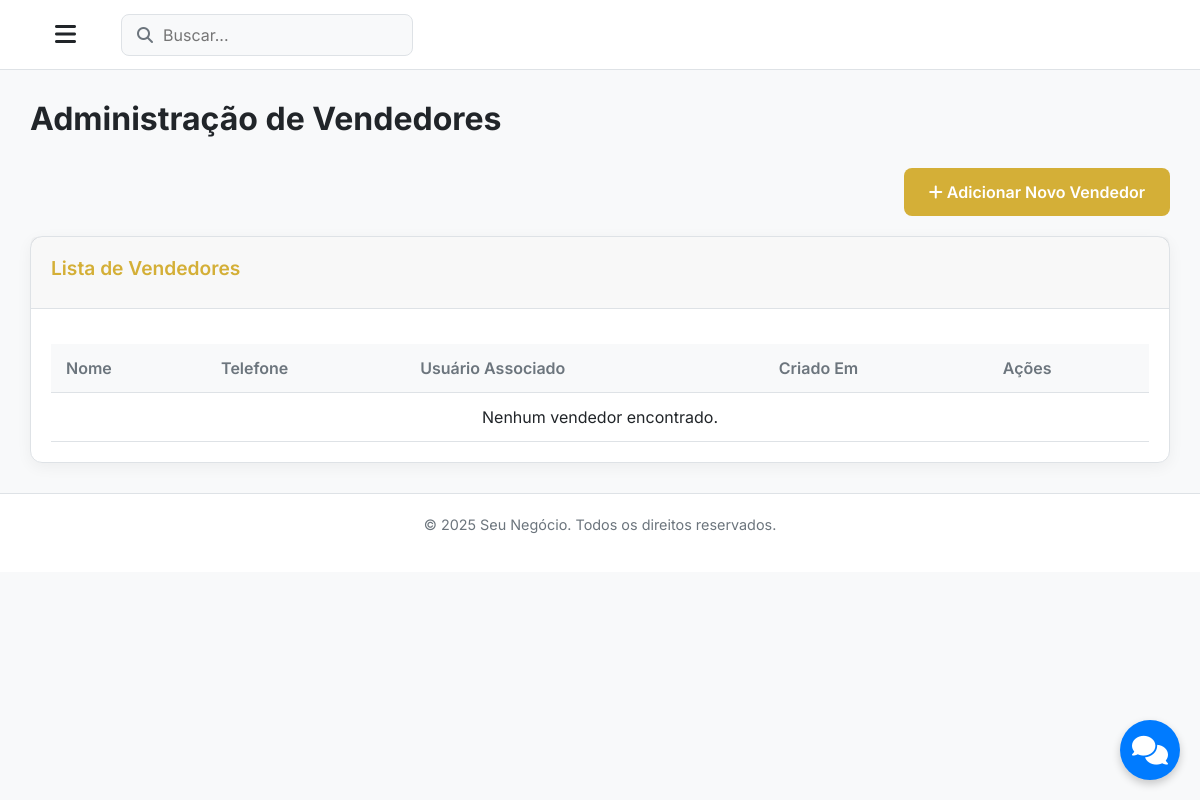
Before: /project/vendors/ (signed in) with the older database file.
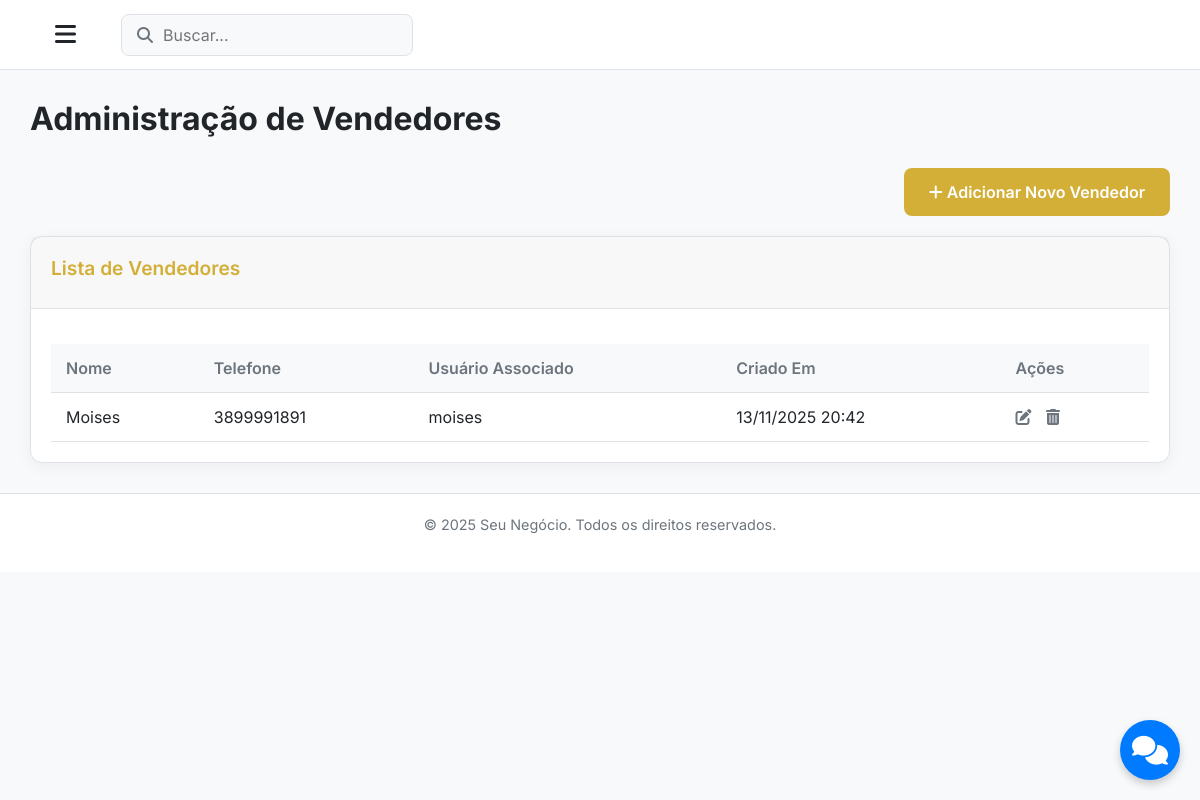
After: the same page with the newer database file.
### project/models.py (models this page shows, shortened)
class Vendor(models.Model):
    user = models.OneToOneField(settings.AUTH_USER_MODEL, on_delete=models.CASCADE, related_name='vendor_profile', null=True, blank=True)
    name = models.CharField('nome', max_length=200)
    phone = models.CharField('telefone', max_length=30, blank=True)
    profile_image = models.ImageField('imagem de perfil', upload_to=vendor_profile_image_upload_to, blank=True, null=True, validators=[FileExtensionValidator(allowed_extensions=['jpg', 'jpeg', 'png', 'webp'])])
    created_at = models.DateTimeField(default=timezone.now)
    class Meta:
        verbose_name = 'Vendedor'
        verbose_name_plural = 'Vendedores'

### project/views.py (the view)
# urls.py: path('vendors/', vendor_list_view, name='vendor_list'),
@login_required
def vendor_list_view(request):
    vendors = Vendor.objects.all().order_by('-created_at')
    context = {
        'vendors': vendors,
        'page_title': 'Administração de Vendedores'
    }
    return render(request, 'vendor_list.html', context)

### templates/vendor_list.html (shortened to what this page needs)
{% extends "base.html" %}
{% load static %}
{% block content %}
<h2 class="page-title">{{ page_title }}</h2>
<div class="content-header-actions">
    <a href="/admin/project/vendor/add/" target="_blank" class="btn btn-primary">
        <i class="fas fa-plus"></i> Adicionar Novo Vendedor
    </a>
</div>
<div class="card">
    <div class="card-header">
        <h3>Lista de Vendedores</h3>
    </div>
    <div class="card-body">
        <div class="table-responsive">
            <table>
                <thead>
                    <tr>
                        <th>Nome</th>
                        <th>Telefone</th>
                        <th>Usuário Associado</th>
                        <th>Criado Em</th>
                        <th>Ações</th>
                    </tr>
                </thead>
                <tbody>
                    {% for vendor in vendors %}
                    <tr>
                        <td>{{ vendor.name }}</td>
                        <td>{{ vendor.phone|default:"N/A" }}</td>
                        <td>{{ vendor.user.username|default:"N/A" }}</td>
                        <td>{{ vendor.created_at|date:"d/m/Y H:i" }}</td>
                        <td>
                            <a href="/admin/project/vendor/{{ vendor.pk }}/change/" target="_blank" class="action-icon edit-icon" title="Editar">
                                <i class="fas fa-edit"></i>
                            </a>
                            <a href="/admin/project/vendor/{{ vendor.pk }}/delete/" target="_blank" class="action-icon delete-icon" title="Excluir">
                                <i class="fas fa-trash-alt"></i>
                            </a>
                        </td>
                    </tr>
                    {% empty %}
                    <tr>
                        <td colspan="5" class="text-center">Nenhum vendedor encontrado.</td>
                    </tr>
                    {% endfor %}
                </tbody>
            </table>
        </div>
    </div>
</div>
{% endblock %}

### templates/base.html (shortened to what this page needs)
{% load static %}
<!DOCTYPE html>
<html lang="pt-br">
<head>
    <link href="https://cdn.jsdelivr.net/npm/bootstrap@5.3.3/dist/css/bootstrap.min.css" rel="stylesheet">
    <link rel="stylesheet" href="https://cdnjs.cloudflare.com/ajax/libs/font-awesome/6.5.1/css/all.min.css">
    <link rel="stylesheet" href="{% static 'css/main.css' %}">
    <link rel="stylesheet" href="{% static 'css/animations.css' %}">
</head>
<body>
    <div class="main-content">
        <header class="main-header">
            <button class="btn menu-toggle-btn" type="button" data-bs-toggle="offcanvas" data-bs-target="#offcanvasSidebar" aria-controls="offcanvasSidebar">
                <i class="fas fa-bars"></i>
            </button>
            <div class="header-search">
                <i class="fas fa-search"></i>
                <input type="text" placeholder="Buscar...">
            </div>
        </header>
        <main class="content-wrapper">
            {% block content %}{% endblock %}
        </main>
        <footer class="main-footer">
            <p>&copy; {% now "Y" %} Seu Negócio. Todos os direitos reservados.</p>
        </footer>
    </div>
    {% include 'chatbot/chatbot_widget.html' %}
</body>
</html>

### templates/chatbot/chatbot_widget.html (shortened to what this page needs)
<div class="chatbot-fab" id="chatbot-fab">
    <i class="fas fa-comments"></i>
</div>

### project/static/css/main.css (style rules this page uses)
:root { --gold: #D4AF37; --gold-dark: #b89a30; --bg-primary: #F8F9FA; --bg-secondary: #FFFFFF; --text-primary: #212529; --text-secondary: #6C757D; --border-color: #DEE2E6; --hover-color: #E9ECEF; --sidebar-width: 260px; --header-height: 70px; --font-family: 'Inter', sans-serif; }
* { margin: 0; padding: 0; box-sizing: border-box; }
body { font-family: var(--font-family); background-color: var(--bg-primary); color: var(--text-primary); }
a { text-decoration: none; color: inherit; }
.main-content { min-height: 100vh; position: relative; margin-left: 0; width: 100%; transition: margin-left 0.3s ease-in-out; }
.main-header { height: var(--header-height); background-color: var(--bg-secondary); border-bottom: 1px solid var(--border-color); display: flex; align-items: center; padding: 0 30px; position: sticky; top: 0; z-index: 999; }
.menu-toggle-btn { background: none; border: none; color: var(--text-primary); font-size: 1.5rem; cursor: pointer; margin-right: 20px; z-index: 1001; }
.header-search { display: flex; align-items: center; background-color: var(--bg-primary); padding: 8px 15px; border-radius: 8px; border: 1px solid var(--border-color); }
.header-search i { color: var(--text-secondary); }
.header-search input { background: none; border: none; outline: none; color: var(--text-primary); margin-left: 10px; font-size: 1rem; }
.content-wrapper { padding: 30px; flex-grow: 1; }
.main-footer { background-color: var(--bg-secondary); border-top: 1px solid var(--border-color); padding: 20px 30px; text-align: center; color: var(--text-secondary); font-size: 0.9rem; }
.btn { padding: 12px 25px; border-radius: 8px; font-weight: 600; transition: all 0.2s ease; border: none; }
.btn-primary { background-color: var(--gold); color: var(--bg-secondary); }
.page-title { font-size: 2rem; font-weight: 700; margin-bottom: 30px; color: var(--text-primary); }
.card { background-color: var(--bg-secondary); border: 1px solid var(--border-color); border-radius: 12px; box-shadow: 0 4px 15px rgba(0,0,0,0.05); }
.card-header { padding: 20px; border-bottom: 1px solid var(--border-color); }
.card-header h3 { font-size: 1.2rem; font-weight: 600; color: var(--gold); }
.card-body { padding: 20px; }

### project/static/css/animations.css (style rules this page uses)
.main-content { animation: fadeIn 0.8s ease-out forwards; opacity: 0; }
.stat-card, .card { transition: transform 0.3s ease, box-shadow 0.3s ease; }
.btn { transition: background-color 0.3s ease, transform 0.2s ease; }

### templates/vendor_list.html (style rules this page uses)
.content-header-actions { margin-bottom: 20px; display: flex; justify-content: flex-end; }
.table-responsive { overflow-x: auto; }
table { width: 100%; border-collapse: collapse; margin-top: 15px; }
table th, table td { padding: 12px 15px; text-align: left; border-bottom: 1px solid var(--border-color); }
table th { background-color: var(--bg-primary); color: var(--text-secondary); font-weight: 600; }
.action-icon { margin-right: 10px; color: var(--text-secondary); transition: color 0.2s ease; }

### templates/chatbot/chatbot_widget.html (style rules this page uses)
.chatbot-fab { position: fixed; bottom: 20px; right: 20px; background-color: #007bff; color: white; border-radius: 50%; width: 60px; height: 60px; display: flex; justify-content: center; align-items: center; font-size: 1.8em; cursor: pointer; box-shadow: 0 4px 8px rgba(0, 0, 0, 0.2); z-index: 1000; transition: background-color 0.3s; }

Changed rows visible on the page:
added Vendor: name "Moises", phone "3899991891", user.username "moises", created_at "13/11/2025 20:42"
Other visible differences:
text no longer shown: "Nenhum vendedor encontrado."
